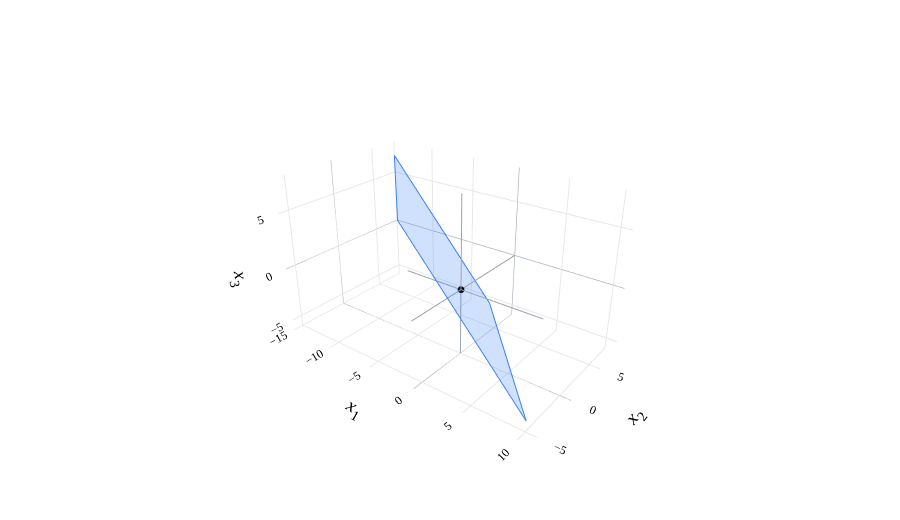

Write notebook code for a chart like this one.
### Markdown cell above
[Chapter 4.4](04-lines-planes-hyperplanes.ipynb) shows us how to find the equation of a plane in standard form ($ax + by + cz + d = 0$) given two non-collinear vectors in the plane. That specific equation in this case happens to be $15x - 3y + 4z = 0$, which means the set of vectors $\begin{bmatrix} x \\ y \\ z \end{bmatrix}$ that satisfy this equation form a subspace of $\mathbb{R}^3$.

### Example: Plane $x + y + z = 0$ ✅

What if we're instead given a plane, rather than the span of a collection of vectors?

:::{attention} Subspaces are Spans, Too!
Given any subspace $S$ of a vector space $V$, there exists some collection of vectors in $V$ such that $S = \text{span}(\{ \vec v_1, \vec v_2, \ldots, \vec v_d \})$.
:::

It turns out that not only is every span a subspace, but every subspace can be spanned by some collection of vectors. The plane $x + y + z = 0$ <span style="color:#3d81f6; font-weight:bold">is a subspace</span> of $\mathbb{R}^3$. Can we write it as the span of a collection of vectors? Sure we can. We know that it only takes two non-collinear vectors to span a plane, so all we need to do is pick two vectors that lie in $x + y + z = 0$.

Arbitrarily, let's pick the vectors $\begin{bmatrix} 1 \\ -1 \\ 0 \end{bmatrix}$ and $\begin{bmatrix} 2 \\ 1 \\ -3 \end{bmatrix}$. These vectors aren't collinear (as a reminder, this means that one is not a scalar multiple of the other), so they span a plane.

So, the plane $x + y + z = 0$ is the span of the vectors $\begin{bmatrix} 1 \\ -1 \\ 0 \end{bmatrix}$ and $\begin{bmatrix} 2 \\ 1 \\ -3 \end{bmatrix}$, and so it's a subspace of $\mathbb{R}^3$. These are not the only two vectors that span this plane; there are infinitely many pairs of vectors that can be said to span this plane. I just picked a pair that happens to have nice numbers.

I've plotted the plane below, without the vectors $\begin{bmatrix} 1 \\ -1 \\ 0 \end{bmatrix}$ and $\begin{bmatrix} 2 \\ 1 \\ -3 \end{bmatrix}$, to emphasize that you should think of planes **through the origin** as subspaces in their own right.

### Code cell
from pathlib import Path
import sys
_notes_root = next(p for p in [Path.cwd(), *Path.cwd().parents] if (p / 'myst.yml').exists())
if str(_notes_root) not in sys.path:
    sys.path.insert(0, str(_notes_root))
from plane_style import (BLUE, ORANGE, PINK, GRAY, plane_figure, add_plane,
                         vector3, vector_label, line3, label3,
                         style_surface_planes, projection_figure)
import numpy as np
import plotly.graph_objects as go

fig = plane_figure(bounds=(-6,8), axis_titles=tuple('<i>x</i><sub>'+str(j)+'</sub>' for j in (1,2,3)))
add_plane(fig, (1,1,1), d=0)
fig.add_trace(go.Scatter3d(x=[0],y=[0],z=[0],mode='markers',marker=dict(color='black',size=4),showlegend=False,hoverinfo='skip'))
fig.show(renderer='plotly_mimetype')

### Figure 1 — Plotly figure (JSON) as saved in the notebook; plotly's stock layout.template omitted (floating-point values rounded to 4 significant figures)
{"data": [{"hoverinfo": "skip", "line": {"color": "#9ca3af", "dash": "solid", "width": 2}, "mode": "lines", "showlegend": false, "type": "scatter3d", "x": [-6.0, 8.0], "y": [-0.0, 0.0], "z": [-0.0, 0.0]}, {"hoverinfo": "skip", "line": {"color": "#9ca3af", "dash": "solid", "width": 2}, "mode": "lines", "showlegend": false, "type": "scatter3d", "x": [-0.0, 0.0], "y": [-6.0, 8.0], "z": [-0.0, 0.0]}, {"hoverinfo": "skip", "line": {"color": "#9ca3af", "dash": "solid", "width": 2}, "mode": "lines", "showlegend": false, "type": "scatter3d", "x": [-0.0, 0.0], "y": [-0.0, 0.0], "z": [-6.0, 8.0]}, {"color": "#3d81f6", "flatshading": true, "hoverinfo": "skip", "i": [0, 0], "j": [1, 2], "k": [2, 3], "legendgroup": "plane-3", "lighting": {"ambient": 1, "diffuse": 0, "specular": 0}, "opacity": 0.24, "showlegend": false, "type": "mesh3d", "x": [10.04, -2.0, -14.04, -2.0], "y": [-5.02, 7.02, 7.02, -5.02], "z": [-5.02, -5.02, 7.02, 7.02]}, {"hoverinfo": "skip", "legendgroup": "plane-3", "line": {"color": "#3d81f6", "width": 2}, "mode": "lines", "showlegend": false, "type": "scatter3d", "x": [10.04, -2.0, -14.04, -2.0, 10.04], "y": [-5.02, 7.02, 7.02, -5.02, -5.02], "z": [-5.02, -5.02, 7.02, 7.02, -5.02]}, {"hoverinfo": "skip", "marker": {"color": "black", "size": 4}, "mode": "markers", "showlegend": false, "type": "scatter3d", "x": [0], "y": [0], "z": [0]}], "layout": {"autosize": true, "font": {"color": "black", "family": "Palatino Linotype, Palatino, serif", "size": 16}, "height": 520, "margin": {"b": 0, "l": 0, "r": 0, "t": 15}, "paper_bgcolor": "white", "plot_bgcolor": "white", "scene": {"aspectmode": "data", "bgcolor": "white", "camera": {"eye": {"x": 1.6, "y": -2.1, "z": 1.3}}, "xaxis": {"backgroundcolor": "white", "gridcolor": "#e5e7eb", "nticks": 7, "range": [-15.02, 11.02], "showbackground": true, "showspikes": false, "tickfont": {"size": 12}, "title": {"text": "<i>x</i><sub>1</sub>"}, "zerolinecolor": "#9ca3af"}, "yaxis": {"backgroundcolor": "white", "gridcolor": "#e5e7eb", "nticks": 7, "range": [-6, 8], "showbackground": true, "showspikes": false, "tickfont": {"size": 12}, "title": {"text": "<i>x</i><sub>2</sub>"}, "zerolinecolor": "#9ca3af"}, "zaxis": {"backgroundcolor": "white", "gridcolor": "#e5e7eb", "nticks": 7, "range": [-6, 8], "showbackground": true, "showspikes": false, "tickfont": {"size": 12}, "title": {"text": "<i>x</i><sub>3</sub>"}, "zerolinecolor": "#9ca3af"}}, "showlegend": false}}
